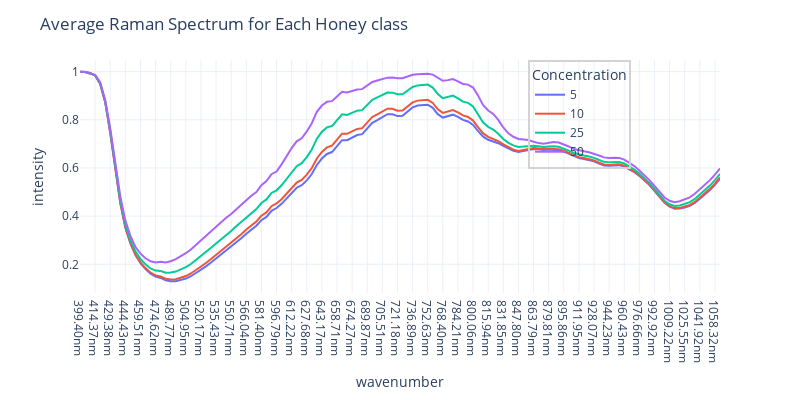

The cell this chart's notebook holds for it:
### Code cell
# plotting dataframe mean_df

fig = px.line(mean_df, 
              template = 'plotly_white', 
              width = 800, 
              height = 400
              )
fig.update_layout(legend_x = 0.7, 
                  legend_bgcolor = 'rgba(0,0,0,0)', 
                  legend_bordercolor = 'lightgray', 
                  legend_borderwidth = 2, 
                  title = 'Average Raman Spectrum for Each Honey class'
                  )
fig.update_xaxes(title = 'wavenumber')
fig.update_yaxes(title = 'intensity')
